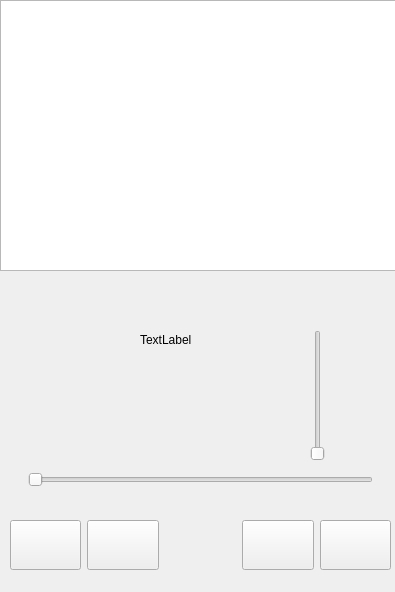
<?xml version="1.0" encoding="UTF-8"?>
<ui version="4.0">
 <class>Widget</class>
 <widget class="QWidget" name="Widget">
  <property name="geometry">
   <rect>
    <x>0</x>
    <y>0</y>
    <width>395</width>
    <height>592</height>
   </rect>
  </property>
  <property name="sizePolicy">
   <sizepolicy hsizetype="Maximum" vsizetype="Maximum">
    <horstretch>0</horstretch>
    <verstretch>0</verstretch>
   </sizepolicy>
  </property>
  <property name="windowTitle">
   <string>Widget</string>
  </property>
  <property name="styleSheet">
   <string notr="true">QPushButton#pause{border-image:url(:/new/picture/picture/begin.png)}

QListWidget#listWidget:itemClicked{QPushButton#pause{border-image:url(:/new/picture/picture/pause.png)}}</string>
  </property>
  <widget class="QWidget" name="widget" native="true">
   <property name="geometry">
    <rect>
     <x>10</x>
     <y>500</y>
     <width>381</width>
     <height>91</height>
    </rect>
   </property>
   <property name="sizePolicy">
    <sizepolicy hsizetype="Preferred" vsizetype="Preferred">
     <horstretch>50</horstretch>
     <verstretch>50</verstretch>
    </sizepolicy>
   </property>
   <property name="minimumSize">
    <size>
     <width>0</width>
     <height>37</height>
    </size>
   </property>
   <property name="font">
    <font>
     <pointsize>15</pointsize>
    </font>
   </property>
   <layout class="QHBoxLayout" name="horizontalLayout">
    <item>
     <widget class="QPushButton" name="choose">
      <property name="minimumSize">
       <size>
        <width>50</width>
        <height>50</height>
       </size>
      </property>
      <property name="styleSheet">
       <string notr="true">border-image: url(:/new/picture/picture/libary.png);
</string>
      </property>
      <property name="text">
       <string/>
      </property>
      <property name="checkable">
       <bool>true</bool>
      </property>
     </widget>
    </item>
    <item>
     <widget class="QPushButton" name="last">
      <property name="minimumSize">
       <size>
        <width>50</width>
        <height>50</height>
       </size>
      </property>
      <property name="styleSheet">
       <string notr="true">border-image: url(:/new/picture/picture/last.png);</string>
      </property>
      <property name="text">
       <string/>
      </property>
      <property name="checkable">
       <bool>true</bool>
      </property>
      <property name="default">
       <bool>false</bool>
      </property>
      <property name="flat">
       <bool>false</bool>
      </property>
     </widget>
    </item>
    <item>
     <widget class="QPushButton" name="pause">
      <property name="minimumSize">
       <size>
        <width>50</width>
        <height>50</height>
       </size>
      </property>
      <property name="styleSheet">
       <string notr="true">border-bottom-color: qlineargradient(spread:pad, x1:0, y1:0, x2:1, y2:0, stop:0 rgba(255, 0, 0, 255), stop:0.166 rgba(255, 255, 0, 255), stop:0.333 rgba(0, 255, 0, 255), stop:0.5 rgba(0, 255, 255, 255), stop:0.666 rgba(0, 0, 255, 255), stop:0.833 rgba(255, 0, 255, 255), stop:1 rgba(255, 0, 0, 255));</string>
      </property>
      <property name="text">
       <string/>
      </property>
      <property name="checkable">
       <bool>true</bool>
      </property>
      <property name="default">
       <bool>false</bool>
      </property>
      <property name="flat">
       <bool>true</bool>
      </property>
     </widget>
    </item>
    <item>
     <widget class="QPushButton" name="next">
      <property name="minimumSize">
       <size>
        <width>50</width>
        <height>50</height>
       </size>
      </property>
      <property name="styleSheet">
       <string notr="true">border-image: url(:/new/picture/picture/next.png);</string>
      </property>
      <property name="text">
       <string/>
      </property>
      <property name="checkable">
       <bool>true</bool>
      </property>
      <property name="default">
       <bool>false</bool>
      </property>
      <property name="flat">
       <bool>false</bool>
      </property>
     </widget>
    </item>
    <item>
     <widget class="QPushButton" name="vo">
      <property name="minimumSize">
       <size>
        <width>50</width>
        <height>50</height>
       </size>
      </property>
      <property name="styleSheet">
       <string notr="true">border-image: url(:/new/picture/picture/vulome.png);</string>
      </property>
      <property name="text">
       <string/>
      </property>
      <property name="checkable">
       <bool>true</bool>
      </property>
     </widget>
    </item>
   </layout>
  </widget>
  <widget class="QLabel" name="label">
   <property name="geometry">
    <rect>
     <x>0</x>
     <y>0</y>
     <width>421</width>
     <height>591</height>
    </rect>
   </property>
   <property name="text">
    <string/>
   </property>
  </widget>
  <widget class="QListWidget" name="listWidget">
   <property name="geometry">
    <rect>
     <x>0</x>
     <y>0</y>
     <width>401</width>
     <height>271</height>
    </rect>
   </property>
   <property name="font">
    <font>
     <family>宋体</family>
     <pointsize>16</pointsize>
     <italic>false</italic>
     <bold>false</bold>
    </font>
   </property>
   <property name="styleSheet">
    <string notr="true">background-image: url(:/new/picture/picture/lback.png);
font: 16pt &quot;宋体&quot;;</string>
   </property>
  </widget>
  <widget class="QWidget" name="widget_2" native="true">
   <property name="geometry">
    <rect>
     <x>0</x>
     <y>0</y>
     <width>391</width>
     <height>51</height>
    </rect>
   </property>
   <layout class="QHBoxLayout" name="horizontalLayout_2">
    <item>
     <widget class="QLabel" name="label_2">
      <property name="font">
       <font>
        <pointsize>21</pointsize>
        <italic>true</italic>
        <bold>true</bold>
       </font>
      </property>
      <property name="styleSheet">
       <string notr="true">color: rgb(255, 255, 255);</string>
      </property>
      <property name="text">
       <string>正在播放：</string>
      </property>
     </widget>
    </item>
    <item>
     <widget class="QLabel" name="label_3">
      <property name="font">
       <font>
        <pointsize>21</pointsize>
        <italic>true</italic>
        <bold>true</bold>
       </font>
      </property>
      <property name="styleSheet">
       <string notr="true">color: rgb(255, 255, 255);</string>
      </property>
      <property name="text">
       <string/>
      </property>
     </widget>
    </item>
   </layout>
   <zorder>label_3</zorder>
   <zorder>label_2</zorder>
  </widget>
  <widget class="QWidget" name="widget_3" native="true">
   <property name="geometry">
    <rect>
     <x>310</x>
     <y>280</y>
     <width>87</width>
     <height>181</height>
    </rect>
   </property>
   <layout class="QVBoxLayout" name="verticalLayout">
    <item>
     <widget class="QLabel" name="label_5">
      <property name="text">
       <string/>
      </property>
     </widget>
    </item>
    <item>
     <widget class="QLabel" name="label_4">
      <property name="font">
       <font>
        <pointsize>16</pointsize>
       </font>
      </property>
      <property name="styleSheet">
       <string notr="true">color: rgb(255, 255, 255);</string>
      </property>
      <property name="text">
       <string/>
      </property>
     </widget>
    </item>
    <item>
     <widget class="QSlider" name="voice">
      <property name="maximum">
       <number>100</number>
      </property>
      <property name="orientation">
       <enum>Qt::Vertical</enum>
      </property>
     </widget>
    </item>
   </layout>
  </widget>
  <widget class="QWidget" name="widget_4" native="true">
   <property name="geometry">
    <rect>
     <x>10</x>
     <y>460</y>
     <width>381</width>
     <height>40</height>
    </rect>
   </property>
   <layout class="QHBoxLayout" name="horizontalLayout_3">
    <item>
     <widget class="QLabel" name="label_7">
      <property name="font">
       <font>
        <pointsize>16</pointsize>
       </font>
      </property>
      <property name="styleSheet">
       <string notr="true">color: rgb(255, 255, 255);</string>
      </property>
      <property name="text">
       <string/>
      </property>
     </widget>
    </item>
    <item>
     <widget class="QSlider" name="progress">
      <property name="mouseTracking">
       <bool>false</bool>
      </property>
      <property name="maximum">
       <number>100</number>
      </property>
      <property name="orientation">
       <enum>Qt::Horizontal</enum>
      </property>
     </widget>
    </item>
    <item>
     <widget class="QLabel" name="label_6">
      <property name="font">
       <font>
        <pointsize>16</pointsize>
       </font>
      </property>
      <property name="styleSheet">
       <string notr="true">color: rgb(255, 255, 255);</string>
      </property>
      <property name="text">
       <string/>
      </property>
     </widget>
    </item>
   </layout>
  </widget>
  <widget class="QLabel" name="label_8">
   <property name="geometry">
    <rect>
     <x>40</x>
     <y>239</y>
     <width>311</width>
     <height>71</height>
    </rect>
   </property>
   <property name="font">
    <font>
     <pointsize>20</pointsize>
    </font>
   </property>
   <property name="styleSheet">
    <string notr="true">color: rgb(255, 255, 255);</string>
   </property>
   <property name="text">
    <string/>
   </property>
  </widget>
  <widget class="QLabel" name="label_9">
   <property name="geometry">
    <rect>
     <x>140</x>
     <y>330</y>
     <width>69</width>
     <height>19</height>
    </rect>
   </property>
   <property name="text">
    <string>TextLabel</string>
   </property>
  </widget>
  <zorder>label</zorder>
  <zorder>widget</zorder>
  <zorder>widget_2</zorder>
  <zorder>widget_3</zorder>
  <zorder>listWidget</zorder>
  <zorder>widget_4</zorder>
  <zorder>label_8</zorder>
  <zorder>label_9</zorder>
 </widget>
 <resources/>
 <connections/>
</ui>
